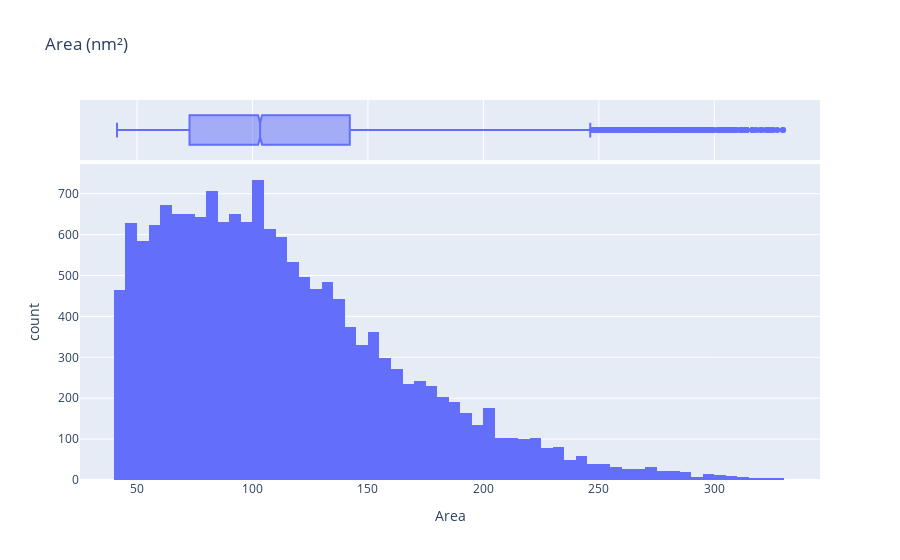

The notebook cell saved with this chart:
### Code cell
# Plot histograms
fig = px.histogram(df1, x="Area", nbins=100, title="Area (nm²)", marginal="box")
fig.show()

### Figure 1 — Plotly figure (JSON) as saved in the notebook; plotly's stock layout.template omitted (floating-point values rounded to 4 significant figures; data arrays with more than 128 entries replaced by an {"elided": "..."} marker saying what was removed)
{"data": [{"bingroup": "x", "hovertemplate": "Area=%{x}<br>count=%{y}<extra></extra>", "legendgroup": "", "marker": {"color": "#636efa", "pattern": {"shape": ""}}, "name": "", "nbinsx": 100, "orientation": "v", "showlegend": false, "type": "histogram", "x": {"elided": "16105 float values"}, "xaxis": "x", "yaxis": "y"}, {"hovertemplate": "Area=%{x}<extra></extra>", "legendgroup": "", "marker": {"color": "#636efa"}, "name": "", "notched": true, "showlegend": false, "type": "box", "x": {"elided": "16105 float values"}, "xaxis": "x2", "yaxis": "y2"}], "layout": {"barmode": "relative", "legend": {"tracegroupgap": 0}, "title": {"text": "Area (nm²)"}, "xaxis": {"anchor": "y", "domain": [0, 1], "title": {"text": "Area"}}, "xaxis2": {"anchor": "y2", "domain": [0, 1], "matches": "x", "showgrid": true, "showticklabels": false}, "yaxis": {"anchor": "x", "domain": [0, 0.8316], "title": {"text": "count"}}, "yaxis2": {"anchor": "x2", "domain": [0.8416, 1], "matches": "y2", "showgrid": false, "showline": false, "showticklabels": false, "ticks": ""}}}
